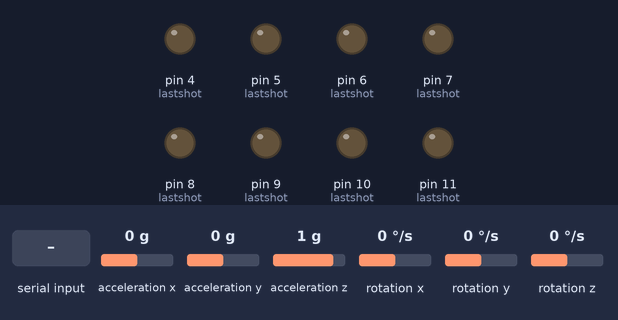
The sketch below on a simulated Arduino Uno, built with avr-gcc and run on an emulated ATmega328P. Parts: output pins drawn as LEDs (lit = HIGH). The inputs (shaded band) are chosen by the test bench; at power-on: acceleration x 0 g, acceleration y 0 g, acceleration z 1 g, rotation x 0 °/s, rotation y 0 °/s, rotation z 0 °/s. What the sketch prints to the serial monitor is not drawn.

Above: at 1.2 s.
1.3 s: "1" received over Serial
At 2.1 s:
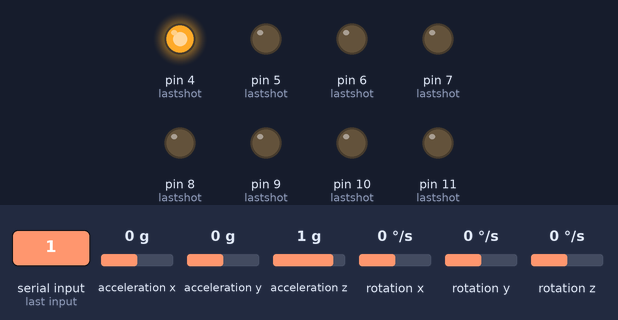
3.8 s: byte 55 (55) received over Serial
At 4.6 s:
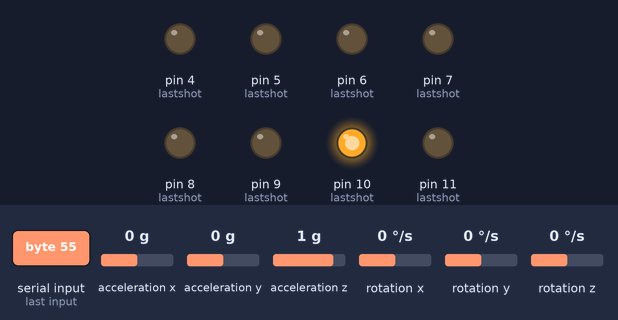
6.3 s: byte 56 (56) received over Serial
At 7.0 s:
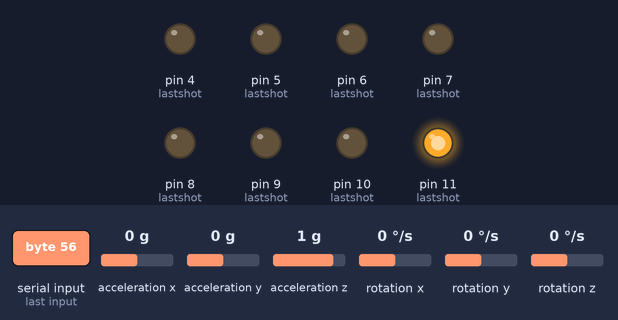
8.8 s: "2" received over Serial
At 9.6 s:
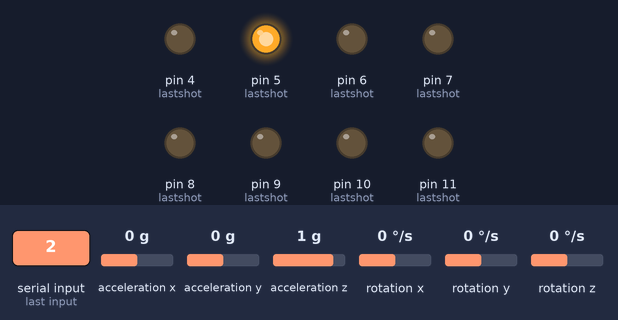
11.3 s: "3" received over Serial
At 12.0 s:
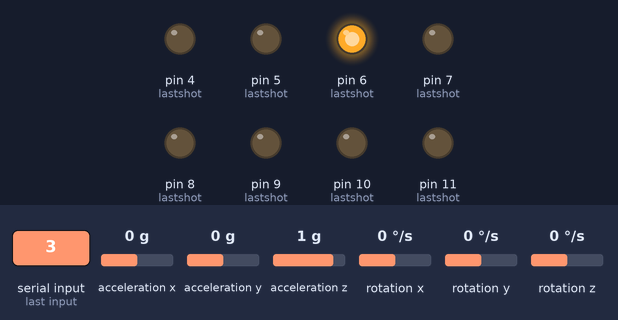
13.8 s: "4" received over Serial
At 14.6 s:
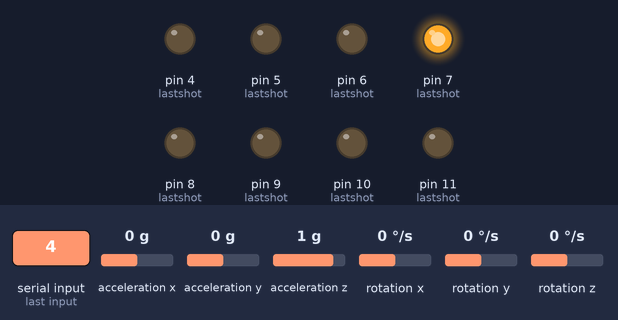
Timing chart, 0 to 16.8 s (numbered marks = the images above; inputs shaded):
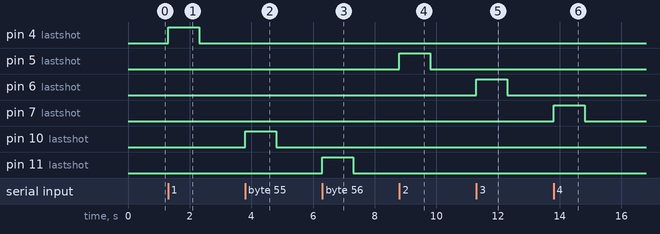

The sketch:

LEG_tracking.ino
```cpp
#include <Wire.h>
#include <I2Cdev.h>
#include <MPU6050.h>

MPU6050 mpu;
int16_t ax, ay, az, gx, gy, gz;
int vx, vy;/*, vxx,vy;*/
int receivedChar, lastshot;
unsigned long lastDebounceTime = 0;  // the last time the output pin was toggled
unsigned long debounceDelay = 1000;    // the debounce time; increase if the output flickers

boolean newData = false;
void setup() {
  Serial.begin(38400);
   Wire.begin();
  pinMode(4, OUTPUT);
  pinMode(5, OUTPUT);
  pinMode(6, OUTPUT);
  pinMode(7, OUTPUT);
  pinMode(8, OUTPUT);
  pinMode(9, OUTPUT);
  pinMode(10, OUTPUT);
  pinMode(11, OUTPUT);
  //delay(5000);
    mpu.setFullScaleGyroRange(MPU6050_GYRO_FS_2000);
    mpu.getMotion6(&ax, &ay, &az, &gx, &gy, &gz);
    vx=0;
    vy=0;
    mpu.initialize();
    if (!mpu.testConnection()) {
    while (1);
    }
    }
  void loop()  {
    mpu.getMotion6(&ax, &ay, &az, &gx, &gy, &gz);

     vx=gy+245;

      Serial.println(vx/8000);
    if (Serial.available()) {
      receivedChar = (int)Serial.read();
      newData = true;
    }
    if (newData == true) {
      if (receivedChar == 49)
      {
        digitalWrite(4, HIGH);
        lastshot = 4;
        receivedChar = 0;
         lastDebounceTime=millis();
    }

      else if (receivedChar == 50)
      { digitalWrite(5, HIGH);
        lastshot = 5;
        receivedChar = 0;
         lastDebounceTime=millis();
      }
      else if (receivedChar ==51)
      { digitalWrite(6, HIGH);
        lastshot = 6;
         receivedChar = 0;
          lastDebounceTime=millis();
      }
      else if (receivedChar == 52)
      { digitalWrite(7, HIGH);
        lastshot = 7;
         receivedChar = 0;
          lastDebounceTime=millis();
      }
      else if (receivedChar == 53)
      { digitalWrite(8, HIGH);
        lastshot = 8;
        receivedChar = 0;
         lastDebounceTime=millis();
      }
      else if (receivedChar == 54)
      { digitalWrite(9, HIGH);
        lastshot = 9;
         receivedChar = 0;
          lastDebounceTime=millis();
      }
      else if (receivedChar == 55)
      { digitalWrite(10, HIGH);
        lastshot = 10;
        receivedChar = 0;
         lastDebounceTime=millis();
      }
      else if (receivedChar == 56)
      { digitalWrite(11, HIGH);
        lastshot = 11;
        receivedChar = 0;
         lastDebounceTime=millis();
      }
    }

     if ((millis() - lastDebounceTime) > debounceDelay) {
      digitalWrite(lastshot, LOW);
    }
}
```

Measured:
- after the input at 1.3 s, pin 4 (lastshot): LOW → HIGH at once, → LOW 1.0 s later
- after the input at 3.8 s, pin 10 (lastshot): LOW → HIGH at once, → LOW 1.0 s later
- after the input at 6.3 s, pin 11 (lastshot): LOW → HIGH at once, → LOW 1.0 s later
- after the input at 8.8 s, pin 5 (lastshot): LOW → HIGH at once, → LOW 1.0 s later
- after the input at 11.3 s, pin 6 (lastshot): LOW → HIGH at once, → LOW 1.0 s later
- after the input at 13.8 s, pin 7 (lastshot): LOW → HIGH at once, → LOW 1.0 s later
